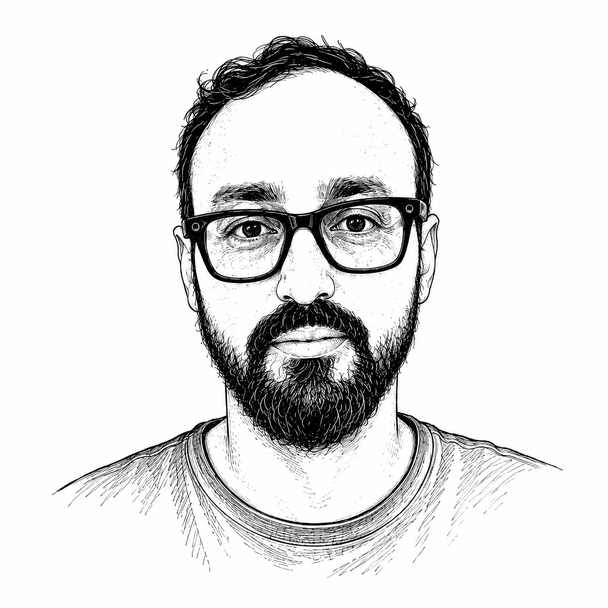
#> input picture src/images/intro-image.png, 608 x 608 px
$ python make-social-card.py
#> lines starting #> are read from the running program, lines starting #| are printed output that depends on the picture
#!/usr/bin/env python3
"""Gera os cards OG 1200x630 do danielsouza.com a partir da ilustração intro-image.png.

Uso:   python3 scripts/make-social-card.py
Saída: src/images/social-share.jpg            (fallback global — retrato + nome/tagline)
       src/images/social-share-1200x630-a.jpg  (retrato centralizado, cards por post)

Requer Pillow. Fontes variáveis do Google Fonts (OFL) em /tmp/ogfonts —
mesmas famílias que o site já usa (Playfair Display + Noto Sans).
A ilustração entra em tamanho nativo ou menor (nunca ampliada), então o
line art continua nítido.
"""
from pathlib import Path

from PIL import Image, ImageDraw, ImageFont

ROOT = Path(__file__).resolve().parent.parent
SRC_PORTRAIT = ROOT / "src/images/intro-image.png"
OUT_DIR = ROOT / "src/images"
FONT_DIR = Path("/tmp/ogfonts")

W, H = 1200, 630
MARGIN = 56
INK = (0, 0, 54)        # #000036
ACCENT = (9, 121, 250)  # #0979fa
GRAY = (123, 122, 125)  # #7b7a7d
WHITE = (255, 255, 255)

PLAYFAIR = FONT_DIR / "PlayfairDisplay.ttf"
NOTO = FONT_DIR / "NotoSans.ttf"


def font(path, size, weight=None):
    f = ImageFont.truetype(str(path), size)
    if weight:
        try:
            f.set_variation_by_axes([weight])
        except Exception:
            pass
    return f


def fit_font(path, text, max_w, start, weight=None, min_size=20):
    """Maior tamanho em que `text` ainda cabe em max_w."""
    size = start
    while size > min_size:
        f = font(path, size, weight)
        if f.getlength(text) <= max_w:
            return f, size
        size -= 2
    return font(path, min_size, weight), min_size


def load_portrait():
    """O fundo da ilustração é 254,254,254: reescala para 255 puro para não
    aparecer emenda entre a imagem e o canvas branco."""
    im = Image.open(SRC_PORTRAIT).convert("RGB")
#> im is the input picture: PIL image 608x608 RGB; mean R, G, B 225.7, 225.7, 225.8
    return im.point(lambda v: min(255, round(v * 255 / 254)))


def variant_a(port):
    """Retrato centralizado, respiro generoso, zero texto."""
    canvas = Image.new("RGB", (W, H), WHITE)
    ph = H - 60
    p = port.resize((ph, ph), Image.LANCZOS)
    canvas.paste(p, ((W - ph) // 2, 30))
    return canvas


def variant_b(port):
    """Retrato à esquerda, nome + tagline à direita."""
    canvas = Image.new("RGB", (W, H), WHITE)
#> canvas: PIL image 1200x630 RGB; every value is 255
    ph = H - 2 * MARGIN
#> ph = 518
    p = port.resize((ph, ph), Image.LANCZOS)
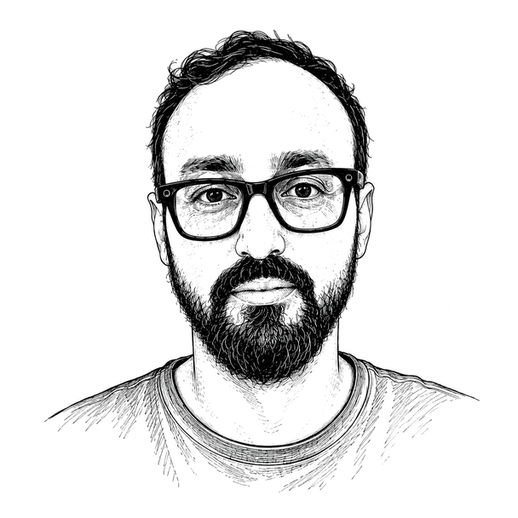
#> p: PIL image 518x518 RGB; mean R, G, B 226.4, 226.4, 226.4
    canvas.paste(p, (MARGIN, MARGIN))

    draw = ImageDraw.Draw(canvas)
    x = MARGIN + ph + MARGIN          # coluna de texto começa aqui
#> x = 630
    col_w = W - MARGIN - x
#> col_w = 514

    title = "Daniel Souza"
#> title = 'Daniel Souza'
    sub = ["Arquiteto de Informação", "e Pesquisador de UX"]
#> sub = ['Arquiteto de Informação', 'e Pesquisador de UX']
    site = "danielsouza.com"
#> site = 'danielsouza.com'

    f_title, ts = fit_font(PLAYFAIR, title, col_w, 78, weight=700)
#> in fit_font, `size = start`: size = 78
#> ts = 78
    f_sub, ss = font(NOTO, 27), 27
#> ss = 27
    f_site, fs = font(NOTO, 23), 23
#> fs = 23

    gap_after_title, rule_h, gap_after_rule = 22, 4, 26
#> gap_after_title = 22; rule_h = 4; gap_after_rule = 26
    gap_sub, gap_before_site = 10, 32
#> gap_sub = 10; gap_before_site = 32

    total = (
        ts + gap_after_title + rule_h + gap_after_rule
        + len(sub) * ss + (len(sub) - 1) * gap_sub
        + gap_before_site + fs
    )
#> total = 249
    y = (H - total) // 2
#> y = 190

    draw.text((x, y), title, font=f_title, fill=INK)
    y += ts + gap_after_title
#> y = 290

    draw.rectangle([x, y, x + 52, y + rule_h], fill=ACCENT)
    y += rule_h + gap_after_rule
#> y = 320

    for line in sub:
        draw.text((x, y), line, font=f_sub, fill=GRAY)
        y += ss + gap_sub

    draw.text((x, y + gap_before_site - gap_sub), site, font=f_site, fill=ACCENT)
    return canvas


def main():
    port = load_portrait()
    OUT_DIR.mkdir(parents=True, exist_ok=True)
    for name, im in (
        ("social-share.jpg", variant_b(port)),            # fallback global
        ("social-share-1200x630-a.jpg", variant_a(port)),  # cards por post
    ):
#> in variant_a, `ph = H - 60`: ph = 570
#> in variant_a, `p = port.resize((ph, ph), Image.LANCZOS)`:
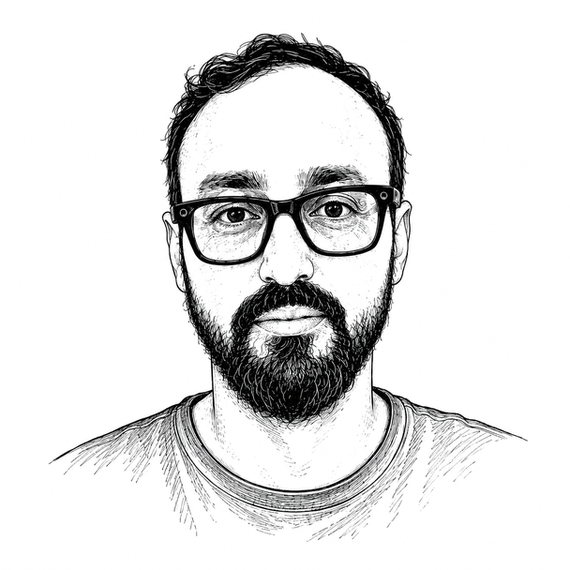
#> p: PIL image 570x570 RGB; mean R, G, B 226.4, 226.4, 226.5
        out = OUT_DIR / name
        im.save(out, "JPEG", quality=92, optimize=True, progressive=True)
        print(f"{out}  {out.stat().st_size / 1024:.0f} KB  {im.size[0]}x{im.size[1]}")
#> this loop made 2 passes
#| src/images/social-share.jpg  75 KB  1200x630
#| src/images/social-share-1200x630-a.jpg  62 KB  1200x630
#> pass 1, in main, `im.save(out, "JPEG", quality=92, optimize=True, progressive=True)`:
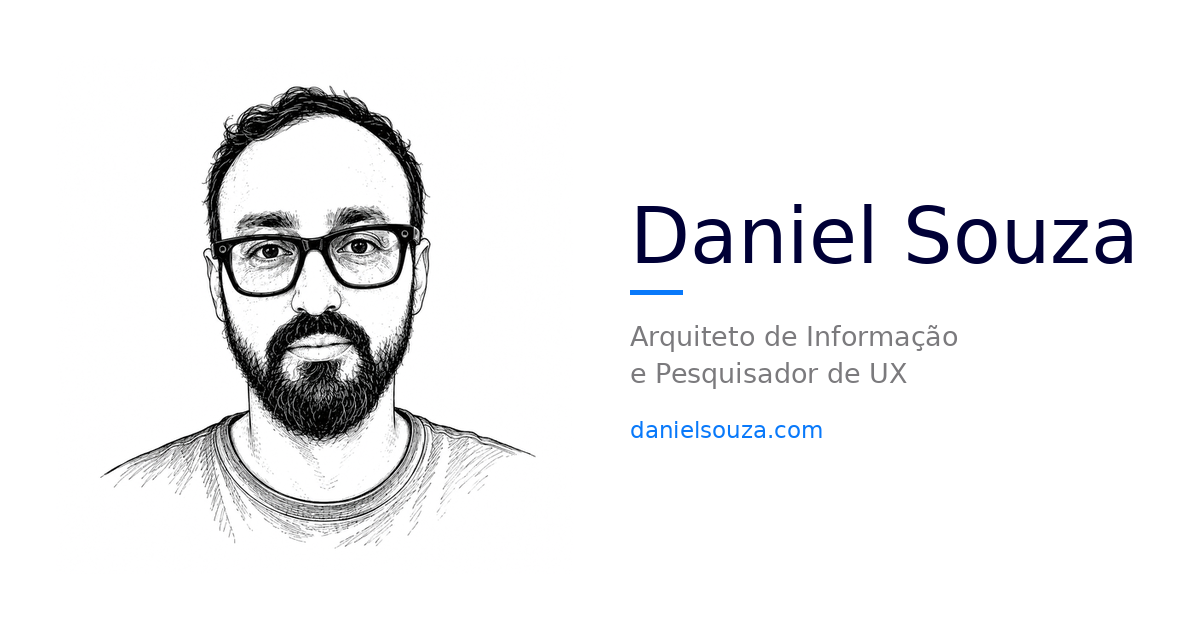
#> saved as social-share.jpg: PIL image 1200x630 RGB; mean R, G, B 241.1, 241.3, 242.1


if __name__ == "__main__":
    main()

$ run again, with src/images/meat-proxy.png copied over src/images/intro-image.png
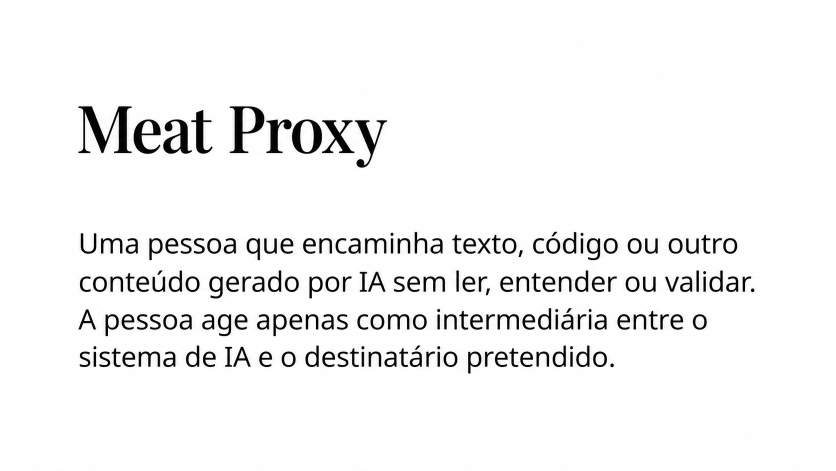
#> input picture src/images/meat-proxy.png, 1672 x 941 px (shown at 1/2 size)
#> in load_portrait, im is the input picture: PIL image 1672x941 RGB; mean R, G, B 242.7, 242.7, 242.7
#> canvas: PIL image 1200x630 RGB; every value is 255
#> in variant_b, `ph = H - 2 * MARGIN`: ph = 518
#> x = 630
#> col_w = 514
#> title = 'Daniel Souza'
#> sub = ['Arquiteto de Informação', 'e Pesquisador de UX']
#> site = 'danielsouza.com'
#> size = 78
#> ss = 27
#> fs = 23
#> gap_after_title = 22; rule_h = 4; gap_after_rule = 26
#> gap_sub = 10; gap_before_site = 32
#> total = 249
#> in variant_b, `y = (H - total) // 2`: y = 190
#> in variant_b, `y += ts + gap_after_title`: y = 290
#> in variant_b, `y += rule_h + gap_after_rule`: y = 320
#> in variant_a, `ph = H - 60`: ph = 570
#> in variant_a, `p = port.resize((ph, ph), Image.LANCZOS)`:
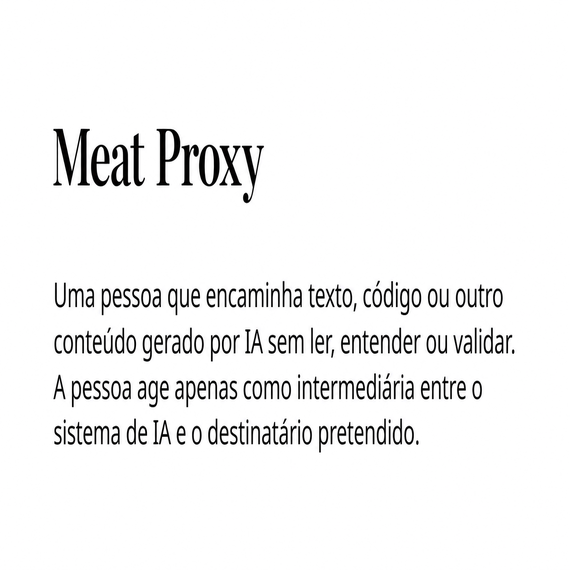
#> p: PIL image 570x570 RGB; mean R, G, B 243.4, 243.3, 243.4
#> the loop in main, `for name, im in ( ("social-share.jpg", variant_b(port)),            # ..` made 2 passes
#> name on passes 1 to 2: 'social-share.jpg', 'social-share-1200x630-a.jpg'
#> (printed output is left out)
#> pass 1, in main, `im.save(out, "JPEG", quality=92, optimize=True, progressive=True)`:
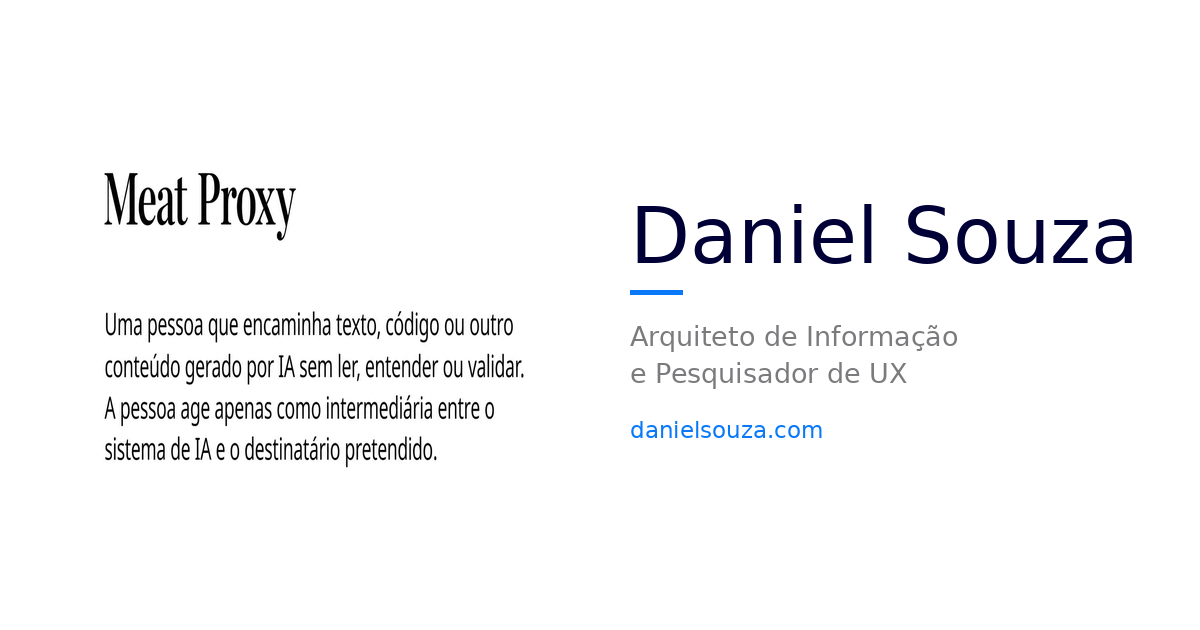
#> saved as social-share.jpg: PIL image 1200x630 RGB; mean R, G, B 247.1, 247.3, 248.1
